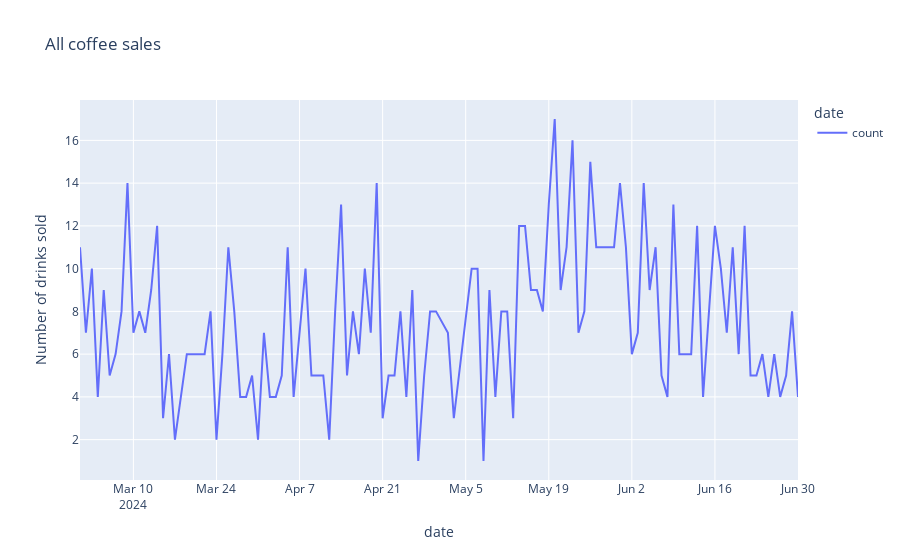

Notebook code cell kept with this figure:
### Code cell
px.line(df1.groupby('date')['count'].sum(),title='All coffee sales',labels={"value": "Number of drinks sold", "variable": "date"})
